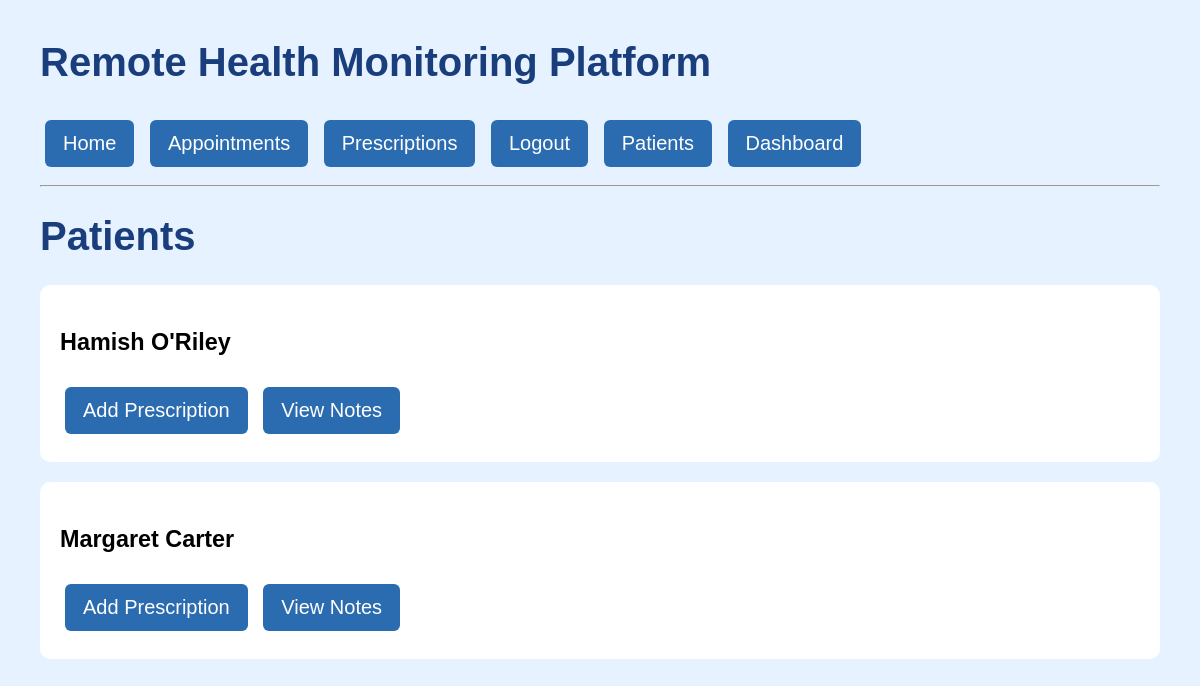
Page /doctor/patients (signed in) on the committed database.
### app/models.py (models this page shows, shortened)
class User(db.Model):
    id = db.Column(db.Integer, primary_key=True)
    first_name = db.Column(db.String(100), nullable=False)
    last_name = db.Column(db.String(100), nullable=False)
    email = db.Column(db.String(150), unique=True, nullable=False)
    role = db.Column(db.String(20), nullable=False)
    password = db.Column(db.String(200), nullable=False)
    linked_patient_id = db.Column(db.Integer, db.ForeignKey('user.id'))

### app/routes.py (the view)
@app.route("/doctor/patients")
def view_patients():
    if "user_id" not in session or session["role"] != "doctor":
        return redirect(url_for("login"))
    patients = User.query.filter_by(role="patient").all()
    return render_template("doctor_patients.html", patients=patients)

### app/templates/doctor_patients.html
{% extends "base.html" %}
{% block content %}
<h1>Patients</h1>
{% for patient in patients %}
    <div class="card">
        <h3>{{ patient.first_name }} {{ patient.last_name }}</h3>
        <a href="{{ url_for('create_prescription', patient_id=patient.id) }}">
            Add Prescription
        </a>
        <a href="{{ url_for('view_patient_notes', patient_id=patient.id) }}">
            View Notes
        </a>
    </div>
{% endfor %}
{% endblock %}

### app/templates/base.html (style rules this page uses)
body { font-family: Arial, sans-serif; font-size: 20px; background-color: #e6f2ff; margin: 40px; }
h1 { color:#1a3d7c; }
a { display:inline-block; background-color:#2b6cb0; color:white; padding:12px 18px; margin:8px 5px; text-decoration:none; border-radius:6px; }
.card { background:white; padding:20px; margin-top:20px; border-radius:10px; }

### rows in the picture
User: first_name "Hamish", last_name "O'Riley"
User: first_name "Margaret", last_name "Carter"
